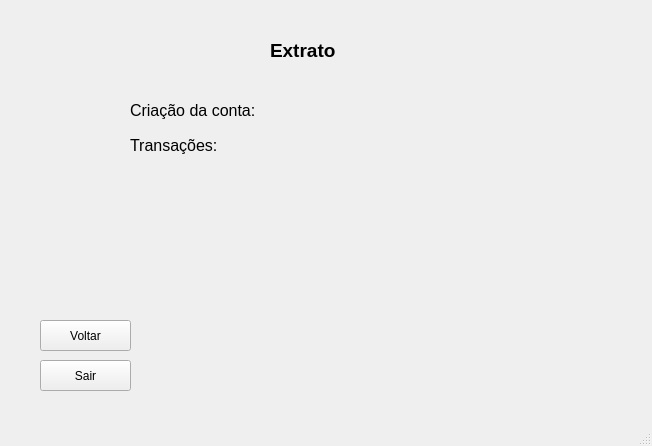
<?xml version="1.0" encoding="UTF-8"?>
<ui version="4.0">
 <class>MainWindow</class>
 <widget class="QMainWindow" name="MainWindow">
  <property name="geometry">
   <rect>
    <x>0</x>
    <y>0</y>
    <width>652</width>
    <height>446</height>
   </rect>
  </property>
  <property name="cursor">
   <cursorShape>ArrowCursor</cursorShape>
  </property>
  <property name="windowTitle">
   <string>MainWindow</string>
  </property>
  <widget class="QWidget" name="centralwidget">
   <widget class="QLabel" name="labelDepositar">
    <property name="geometry">
     <rect>
      <x>270</x>
      <y>30</y>
      <width>101</width>
      <height>41</height>
     </rect>
    </property>
    <property name="font">
     <font>
      <pointsize>14</pointsize>
      <weight>75</weight>
      <bold>true</bold>
     </font>
    </property>
    <property name="text">
     <string>Extrato</string>
    </property>
   </widget>
   <widget class="QPushButton" name="btnSair">
    <property name="geometry">
     <rect>
      <x>40</x>
      <y>360</y>
      <width>91</width>
      <height>31</height>
     </rect>
    </property>
    <property name="cursor">
     <cursorShape>PointingHandCursor</cursorShape>
    </property>
    <property name="text">
     <string>Sair</string>
    </property>
   </widget>
   <widget class="QPushButton" name="btnVoltar">
    <property name="geometry">
     <rect>
      <x>40</x>
      <y>320</y>
      <width>91</width>
      <height>31</height>
     </rect>
    </property>
    <property name="cursor">
     <cursorShape>PointingHandCursor</cursorShape>
    </property>
    <property name="text">
     <string>Voltar</string>
    </property>
   </widget>
   <widget class="QLabel" name="labelCriacao">
    <property name="geometry">
     <rect>
      <x>130</x>
      <y>100</y>
      <width>381</width>
      <height>21</height>
     </rect>
    </property>
    <property name="font">
     <font>
      <pointsize>12</pointsize>
     </font>
    </property>
    <property name="text">
     <string>Criação da conta: </string>
    </property>
   </widget>
   <widget class="QLabel" name="labelCriacao_2">
    <property name="geometry">
     <rect>
      <x>130</x>
      <y>130</y>
      <width>381</width>
      <height>31</height>
     </rect>
    </property>
    <property name="font">
     <font>
      <pointsize>12</pointsize>
     </font>
    </property>
    <property name="text">
     <string>Transações: </string>
    </property>
   </widget>
  </widget>
  <widget class="QMenuBar" name="menubar">
   <property name="geometry">
    <rect>
     <x>0</x>
     <y>0</y>
     <width>652</width>
     <height>21</height>
    </rect>
   </property>
  </widget>
  <widget class="QStatusBar" name="statusbar"/>
 </widget>
 <resources/>
 <connections/>
</ui>
